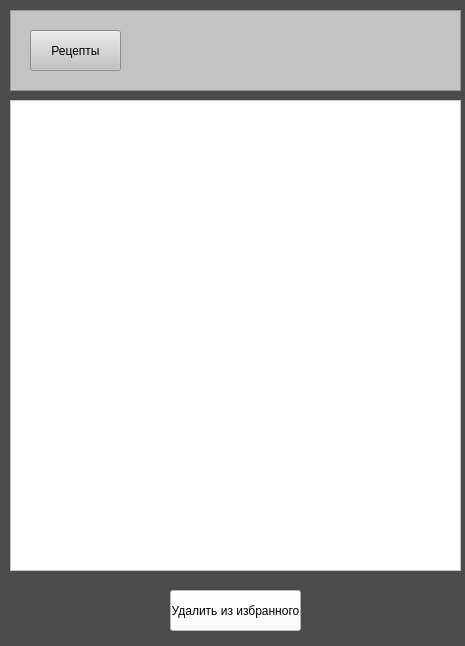
<?xml version="1.0" encoding="UTF-8"?>
<ui version="4.0">
 <class>favorite</class>
 <widget class="QWidget" name="favorite">
  <property name="geometry">
   <rect>
    <x>0</x>
    <y>0</y>
    <width>465</width>
    <height>646</height>
   </rect>
  </property>
  <property name="windowTitle">
   <string>Form</string>
  </property>
  <property name="styleSheet">
   <string notr="true">background-color:rgb(75, 75, 75)</string>
  </property>
  <widget class="QFrame" name="frame">
   <property name="geometry">
    <rect>
     <x>10</x>
     <y>10</y>
     <width>451</width>
     <height>81</height>
    </rect>
   </property>
   <property name="styleSheet">
    <string notr="true">background-color:rgb(195, 195, 195)</string>
   </property>
   <property name="frameShape">
    <enum>QFrame::StyledPanel</enum>
   </property>
   <property name="frameShadow">
    <enum>QFrame::Raised</enum>
   </property>
   <widget class="QPushButton" name="pushButton_5">
    <property name="geometry">
     <rect>
      <x>20</x>
      <y>20</y>
      <width>91</width>
      <height>41</height>
     </rect>
    </property>
    <property name="text">
     <string>Рецепты</string>
    </property>
    <property name="icon">
     <iconset>
      <normaloff>../build-kurs-Desktop_Qt_6_1_3_MinGW_64_bit-Debug/debug/images/book.png</normaloff>../build-kurs-Desktop_Qt_6_1_3_MinGW_64_bit-Debug/debug/images/book.png</iconset>
    </property>
   </widget>
  </widget>
  <widget class="QPushButton" name="pushButton_2">
   <property name="geometry">
    <rect>
     <x>170</x>
     <y>590</y>
     <width>131</width>
     <height>41</height>
    </rect>
   </property>
   <property name="styleSheet">
    <string notr="true">background-color:rgb(255, 255, 255)</string>
   </property>
   <property name="text">
    <string>Удалить из избранного</string>
   </property>
  </widget>
  <widget class="QListView" name="listView">
   <property name="geometry">
    <rect>
     <x>10</x>
     <y>100</y>
     <width>451</width>
     <height>471</height>
    </rect>
   </property>
   <property name="font">
    <font>
     <pointsize>14</pointsize>
    </font>
   </property>
   <property name="styleSheet">
    <string notr="true">background-color:rgb(255, 255, 255)</string>
   </property>
  </widget>
 </widget>
 <resources/>
 <connections/>
</ui>
